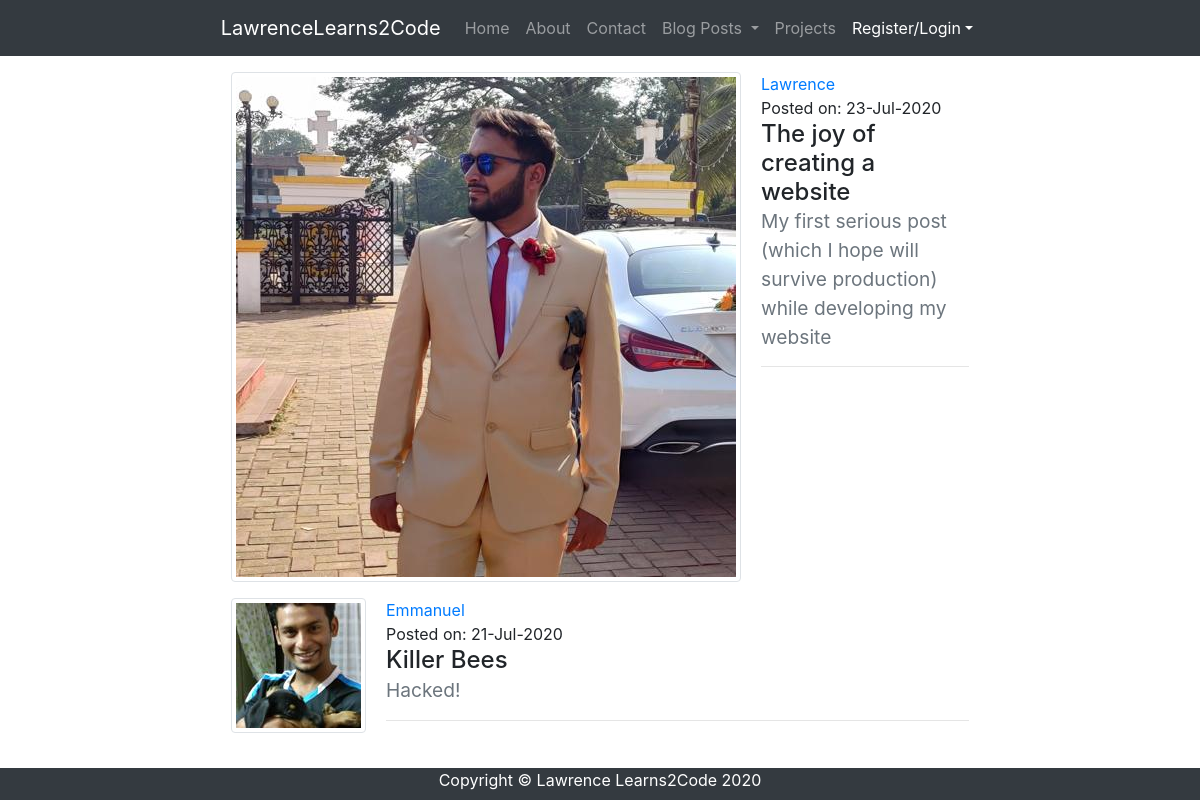
Screenshot of /blog/ with the database file from the repository.
### lawrencelearns2code/models.py (models this page shows, shortened)
class Post(db.Model):
    id = db.Column(db.Integer, primary_key=True)
    title = db.Column(db.String(100), nullable=False)
    date_posted = db.Column(db.DateTime, nullable=False, default=datetime.utcnow)
    subtitle = db.Column(db.String(150), nullable=False)
    content = db.Column(db.Text, nullable=False)
    user_id = db.Column(db.Integer, db.ForeignKey('user.id'), nullable=False)

class User(db.Model, UserMixin):
    id = db.Column(db.Integer, primary_key=True)
    username = db.Column(db.String(20), unique=True, nullable=False)
    email = db.Column(db.String(120), unique=True, nullable=False)
    image_file = db.Column(db.String(20), nullable=False, default='default.jpg')
    password = db.Column(db.String(60), nullable=False)
    posts = db.relationship('Post', backref='author', lazy=True)

### lawrencelearns2code/routes.py (the view)
@app.route('/blog/', methods=['GET'])
def blog():
    posts = Post.query.order_by(desc('date_posted')).all()
    return render_template('blog.html', posts=posts)

### lawrencelearns2code/templates/blog.html (shortened to what this page needs)
{% extends 'layout.html' %}
{% block content %}
    <div class="content-section m-3">
        {% for post in posts %}
            <div class="media">
                <a href="{{url_for('account', user_id=post.user_id)}}">
                    <img class="img-thumbnail account-img" src="{{ url_for('static', filename='images/profile-pictures/' + post.author.image_file) }}">
                </a>
                <div class="media-body">
                    <div class="m-0">
                        <a href="{{url_for('account', user_id=post.user_id)}}" class="float-left">{{post.author.username}}</a>
                    </div>
                    <div class="m-0">
                        <p class="mb-0">Posted on: {{post.date_posted.strftime('%d-%b-%Y')}}</p>
                        <a href="{{url_for('read_post', pid=post.id, uid=post.user_id)}}" style="color: inherit;">
                            <h4>
                                {{post.title}}</br>
                                <small class="text-muted">
                                    {{post.subtitle}}
                                </small>
                            </h4>
                        </a>
                        <hr>
                    </div>
                </div>
            </div>
        {% endfor %}
    </div>
{% endblock content %}

### lawrencelearns2code/templates/layout.html (shortened to what this page needs)
<!DOCTYPE html>
<html lang="en">
<head>
  <link href="{{ url_for('static', filename='vendor/bootstrap/css/bootstrap.min.css') }}" rel="stylesheet">
  <link href="{{ url_for('static', filename='vendor/font-awesome-4.7.0/css/font-awesome.min.css') }}" rel="stylesheet">
  <link href="{{ url_for('static', filename='css/blog-post.css') }}" rel="stylesheet">
</head>
<body class="d-flex flex-column min-vh-100">
  <nav class="navbar navbar-expand-lg navbar-dark bg-dark fixed-top p">
    <div class="container-fluid">
      <a class="navbar-brand" href="{{ url_for('home') }}">
        LawrenceLearns2Code
      </a>
      <div class="collapse navbar-collapse" id="navbarResponsive">
        <ul class="navbar-nav ml-auto">
          <li class="nav-item">
            <a class="nav-link" href="{{ url_for('home') }}">Home
            </a>
          </li>
          <li class="nav-item">
            <a class="nav-link" href="{{ url_for('about') }}">About</a>
          </li>
          <li class="nav-item">
            <a class="nav-link" href="{{ url_for('home') }}">Contact</a>
          </li>
          <li class="nav-item dropdown">
            <a class="nav-link dropdown-toggle" href="#" role="button" data-toggle="dropdown" aria-haspopup="true" aria-expanded="false">
              Blog Posts
            </a>
          </li>
          <li class="nav-item">
            <a class="nav-link" href="#">Projects</a>
          </li>
          <li class="nav-item active dropdown">
            {% if current_user.is_authenticated %}
              <a class="nav-link dropdown-toggle" href="#" role="button" data-toggle="dropdown" aria-haspopup="true" aria-expanded="false">{{current_user.username}}</a>
              <div class="dropdown-menu" aria-labelledby="navbarDropdown">
                <a class="dropdown-item" href="{{url_for('account', user_id=current_user.id)}}">Account</a>
                <a class="dropdown-item" href="{{url_for('logout')}}">Logout</a>
              </div>
            {% else %}
              <a class="nav-link dropdown-toggle" href="#" role="button" data-toggle="dropdown" aria-haspopup="true" aria-expanded="false">Register/Login</a>
            {% endif %}
          </li>
        </ul>
      </div>
    </div>
  </nav>
  <div class="container-fluid">
    <div class="row">
      <div class="col-lg-2">
      </div>
      <div class="col-lg-8">
        {% block content %}{% endblock content %}
      </div>
    </div>
  </div>
  <footer class="mt-auto bg-dark" style="height: 2rem;">
    <div class="container">
      <p class="m-0 text-center text-white">Copyright &copy; Lawrence Learns2Code 2020</p>
    </div>
  </footer>
</body>
</html>

### lawrencelearns2code/static/css/blog-post.css (style rules this page uses)
body { padding-top: 56px; }
.account-img { height: auto; width: auto; margin-right: 20px; margin-bottom: 16px; }

### rows the page displays
Post: image_file (picture), author.username "Lawrence", date_posted "23-Jul-2020", title "The joy of creating a website", subtitle "My first serious post (which I hope will survive production) while developing my website"
Post: image_file (picture), author.username "Emmanuel", date_posted "21-Jul-2020", title "Killer Bees", subtitle "Hacked!"
